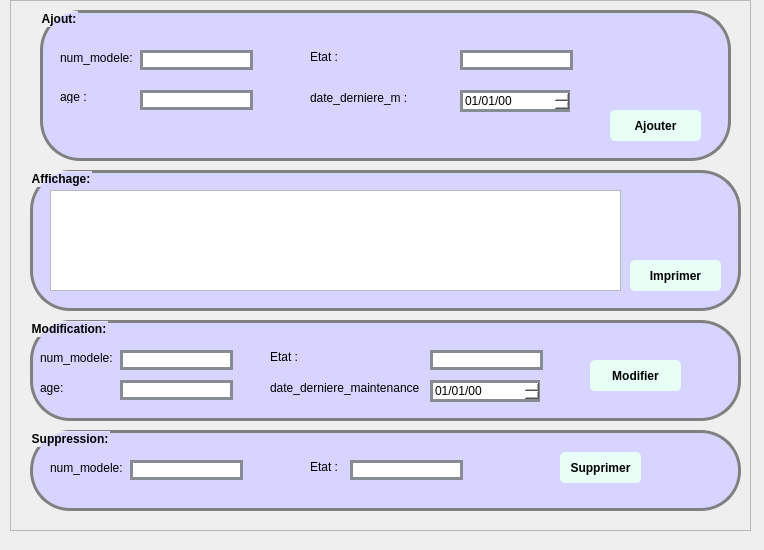
<?xml version="1.0" encoding="UTF-8"?>
<ui version="4.0">
 <class>fichewindow</class>
 <widget class="QDialog" name="fichewindow">
  <property name="geometry">
   <rect>
    <x>0</x>
    <y>0</y>
    <width>764</width>
    <height>550</height>
   </rect>
  </property>
  <property name="windowTitle">
   <string>Dialog</string>
  </property>
  <widget class="QFrame" name="frame">
   <property name="geometry">
    <rect>
     <x>10</x>
     <y>0</y>
     <width>741</width>
     <height>531</height>
    </rect>
   </property>
   <property name="frameShape">
    <enum>QFrame::StyledPanel</enum>
   </property>
   <property name="frameShadow">
    <enum>QFrame::Raised</enum>
   </property>
   <widget class="QGroupBox" name="groupBox">
    <property name="geometry">
     <rect>
      <x>30</x>
      <y>10</y>
      <width>691</width>
      <height>151</height>
     </rect>
    </property>
    <property name="styleSheet">
     <string notr="true">QGroupBox {
padding: 5px;
border-radius: 5px;
font-weight: bold;
border: 3px solid gray;
border-radius: 40px;
background: #d7d4ff;
}
</string>
    </property>
    <property name="title">
     <string>Ajout:</string>
    </property>
    <widget class="QLabel" name="label">
     <property name="geometry">
      <rect>
       <x>20</x>
       <y>40</y>
       <width>91</width>
       <height>16</height>
      </rect>
     </property>
     <property name="text">
      <string>num_modele:</string>
     </property>
    </widget>
    <widget class="QLabel" name="label_2">
     <property name="geometry">
      <rect>
       <x>20</x>
       <y>80</y>
       <width>47</width>
       <height>13</height>
      </rect>
     </property>
     <property name="text">
      <string>age :</string>
     </property>
    </widget>
    <widget class="QLabel" name="label_3">
     <property name="geometry">
      <rect>
       <x>270</x>
       <y>80</y>
       <width>151</width>
       <height>16</height>
      </rect>
     </property>
     <property name="text">
      <string>date_derniere_m :</string>
     </property>
    </widget>
    <widget class="QLineEdit" name="LEnum">
     <property name="geometry">
      <rect>
       <x>100</x>
       <y>40</y>
       <width>113</width>
       <height>20</height>
      </rect>
     </property>
     <property name="styleSheet">
      <string notr="true">QLineEdit {
	font: 75 8pt &quot;MS Shell Dlg 2&quot;;
border: 3px solid #878b94;
border-radius: 40pxt;
background: white;
}</string>
     </property>
    </widget>
    <widget class="QDateEdit" name="LEdate">
     <property name="geometry">
      <rect>
       <x>420</x>
       <y>80</y>
       <width>110</width>
       <height>22</height>
      </rect>
     </property>
     <property name="styleSheet">
      <string notr="true">QDateEdit {
	font: 75 8pt &quot;MS Shell Dlg 2&quot;;
border: 3px solid #878b94;
border-radius: 40pxt;
background: white;
}</string>
     </property>
     <property name="displayFormat">
      <string>dd/MM/yy</string>
     </property>
    </widget>
    <widget class="QLabel" name="label_4">
     <property name="geometry">
      <rect>
       <x>270</x>
       <y>40</y>
       <width>47</width>
       <height>13</height>
      </rect>
     </property>
     <property name="text">
      <string>Etat :</string>
     </property>
    </widget>
    <widget class="QLineEdit" name="LEetat">
     <property name="geometry">
      <rect>
       <x>420</x>
       <y>40</y>
       <width>113</width>
       <height>20</height>
      </rect>
     </property>
     <property name="styleSheet">
      <string notr="true">QLineEdit {
	font: 75 8pt &quot;MS Shell Dlg 2&quot;;
border: 3px solid #878b94;
border-radius: 40pxt;
background: white;
}</string>
     </property>
    </widget>
    <widget class="QPushButton" name="pushButtonajouter1">
     <property name="geometry">
      <rect>
       <x>570</x>
       <y>100</y>
       <width>91</width>
       <height>31</height>
      </rect>
     </property>
     <property name="styleSheet">
      <string notr="true">QPushButton {
padding: 5px;
border-radius: 5px;
background-color:#e7fff5;
font-weight: bold;
}
QPushButton:hover
{
color :white;
}</string>
     </property>
     <property name="text">
      <string>Ajouter</string>
     </property>
    </widget>
    <widget class="QLineEdit" name="LEage">
     <property name="geometry">
      <rect>
       <x>100</x>
       <y>80</y>
       <width>113</width>
       <height>20</height>
      </rect>
     </property>
     <property name="styleSheet">
      <string notr="true">QLineEdit {
	font: 75 8pt &quot;MS Shell Dlg 2&quot;;
border: 3px solid #878b94;
border-radius: 40pxt;
background: white;
}</string>
     </property>
    </widget>
   </widget>
   <widget class="QGroupBox" name="groupBox_2">
    <property name="geometry">
     <rect>
      <x>20</x>
      <y>170</y>
      <width>711</width>
      <height>141</height>
     </rect>
    </property>
    <property name="styleSheet">
     <string notr="true">QGroupBox {
padding: 5px;
border-radius: 5px;
font-weight: bold;
border: 3px solid gray;
border-radius: 40px;
background: #d7d4ff;
}
</string>
    </property>
    <property name="title">
     <string>Affichage:</string>
    </property>
    <widget class="QTableView" name="tab_Fiche">
     <property name="geometry">
      <rect>
       <x>20</x>
       <y>20</y>
       <width>571</width>
       <height>101</height>
      </rect>
     </property>
    </widget>
    <widget class="QPushButton" name="pushButton_3">
     <property name="geometry">
      <rect>
       <x>600</x>
       <y>90</y>
       <width>91</width>
       <height>31</height>
      </rect>
     </property>
     <property name="styleSheet">
      <string notr="true">QPushButton {
padding: 5px;
border-radius: 5px;
background-color:#e7fff5;
font-weight: bold;
}
QPushButton:hover
{
color :white;
}</string>
     </property>
     <property name="text">
      <string>Imprimer</string>
     </property>
    </widget>
   </widget>
   <widget class="QGroupBox" name="groupBox_3">
    <property name="geometry">
     <rect>
      <x>20</x>
      <y>320</y>
      <width>711</width>
      <height>101</height>
     </rect>
    </property>
    <property name="styleSheet">
     <string notr="true">QGroupBox {
padding: 5px;
border-radius: 5px;
font-weight: bold;
border: 3px solid gray;
border-radius: 40px;
background: #d7d4ff;
}
</string>
    </property>
    <property name="title">
     <string>Modification:</string>
    </property>
    <widget class="QLabel" name="label_9">
     <property name="geometry">
      <rect>
       <x>10</x>
       <y>60</y>
       <width>91</width>
       <height>16</height>
      </rect>
     </property>
     <property name="text">
      <string>age:</string>
     </property>
    </widget>
    <widget class="QLabel" name="label_10">
     <property name="geometry">
      <rect>
       <x>240</x>
       <y>30</y>
       <width>47</width>
       <height>13</height>
      </rect>
     </property>
     <property name="text">
      <string>Etat :</string>
     </property>
    </widget>
    <widget class="QLineEdit" name="LEetat1">
     <property name="geometry">
      <rect>
       <x>400</x>
       <y>30</y>
       <width>113</width>
       <height>20</height>
      </rect>
     </property>
     <property name="styleSheet">
      <string notr="true">QLineEdit {
	font: 75 8pt &quot;MS Shell Dlg 2&quot;;
border: 3px solid #878b94;
border-radius: 40pxt;
background: white;
}</string>
     </property>
    </widget>
    <widget class="QLabel" name="label_11">
     <property name="geometry">
      <rect>
       <x>240</x>
       <y>60</y>
       <width>151</width>
       <height>16</height>
      </rect>
     </property>
     <property name="text">
      <string>date_derniere_maintenance :</string>
     </property>
    </widget>
    <widget class="QDateEdit" name="LEdate1">
     <property name="geometry">
      <rect>
       <x>400</x>
       <y>60</y>
       <width>110</width>
       <height>22</height>
      </rect>
     </property>
     <property name="styleSheet">
      <string notr="true">QDateEdit {
	font: 75 8pt &quot;MS Shell Dlg 2&quot;;
border: 3px solid #878b94;
border-radius: 40pxt;
background: white;
}</string>
     </property>
     <property name="displayFormat">
      <string>dd/MM/yy</string>
     </property>
    </widget>
    <widget class="QPushButton" name="pushButtonmodifier">
     <property name="geometry">
      <rect>
       <x>560</x>
       <y>40</y>
       <width>91</width>
       <height>31</height>
      </rect>
     </property>
     <property name="styleSheet">
      <string notr="true">QPushButton {
padding: 5px;
border-radius: 5px;
background-color:#e7fff5;
font-weight: bold;
}
QPushButton:hover
{
color :white;
}</string>
     </property>
     <property name="text">
      <string>Modifier</string>
     </property>
    </widget>
    <widget class="QLabel" name="label_5">
     <property name="geometry">
      <rect>
       <x>10</x>
       <y>30</y>
       <width>91</width>
       <height>16</height>
      </rect>
     </property>
     <property name="text">
      <string>num_modele:</string>
     </property>
    </widget>
    <widget class="QLineEdit" name="LEnum1">
     <property name="geometry">
      <rect>
       <x>90</x>
       <y>30</y>
       <width>113</width>
       <height>20</height>
      </rect>
     </property>
     <property name="styleSheet">
      <string notr="true">QLineEdit {
	font: 75 8pt &quot;MS Shell Dlg 2&quot;;
border: 3px solid #878b94;
border-radius: 40pxt;
background: white;
}</string>
     </property>
    </widget>
    <widget class="QLineEdit" name="LEage1">
     <property name="geometry">
      <rect>
       <x>90</x>
       <y>60</y>
       <width>113</width>
       <height>20</height>
      </rect>
     </property>
     <property name="styleSheet">
      <string notr="true">QLineEdit {
	font: 75 8pt &quot;MS Shell Dlg 2&quot;;
border: 3px solid #878b94;
border-radius: 40pxt;
background: white;
}</string>
     </property>
    </widget>
   </widget>
  </widget>
  <widget class="QGroupBox" name="groupBox_4">
   <property name="geometry">
    <rect>
     <x>30</x>
     <y>430</y>
     <width>711</width>
     <height>81</height>
    </rect>
   </property>
   <property name="styleSheet">
    <string notr="true">QGroupBox {
padding: 5px;
border-radius: 5px;
font-weight: bold;
border: 3px solid gray;
border-radius: 40px;
background: #d7d4ff;
}
</string>
   </property>
   <property name="title">
    <string>Suppression:</string>
   </property>
   <widget class="QLabel" name="label_12">
    <property name="geometry">
     <rect>
      <x>20</x>
      <y>30</y>
      <width>91</width>
      <height>16</height>
     </rect>
    </property>
    <property name="text">
     <string>num_modele:</string>
    </property>
   </widget>
   <widget class="QLabel" name="label_13">
    <property name="geometry">
     <rect>
      <x>280</x>
      <y>30</y>
      <width>47</width>
      <height>13</height>
     </rect>
    </property>
    <property name="text">
     <string>Etat :</string>
    </property>
   </widget>
   <widget class="QLineEdit" name="LEetat2">
    <property name="geometry">
     <rect>
      <x>320</x>
      <y>30</y>
      <width>113</width>
      <height>20</height>
     </rect>
    </property>
    <property name="styleSheet">
     <string notr="true">QLineEdit {
	font: 75 8pt &quot;MS Shell Dlg 2&quot;;
border: 3px solid #878b94;
border-radius: 40pxt;
background: white;
}</string>
    </property>
   </widget>
   <widget class="QLineEdit" name="LEnum2">
    <property name="geometry">
     <rect>
      <x>100</x>
      <y>30</y>
      <width>113</width>
      <height>20</height>
     </rect>
    </property>
    <property name="styleSheet">
     <string notr="true">QLineEdit {
	font: 75 8pt &quot;MS Shell Dlg 2&quot;;
border: 3px solid #878b94;
border-radius: 40pxt;
background: white;
}</string>
    </property>
   </widget>
   <widget class="QPushButton" name="pushButton_2">
    <property name="geometry">
     <rect>
      <x>530</x>
      <y>22</y>
      <width>81</width>
      <height>31</height>
     </rect>
    </property>
    <property name="styleSheet">
     <string notr="true">QPushButton {
padding: 5px;
border-radius: 5px;
background-color:#e7fff5;
font-weight: bold;
}
QPushButton:hover
{
color :white;
}</string>
    </property>
    <property name="text">
     <string>Supprimer</string>
    </property>
   </widget>
  </widget>
 </widget>
 <resources/>
 <connections/>
</ui>
